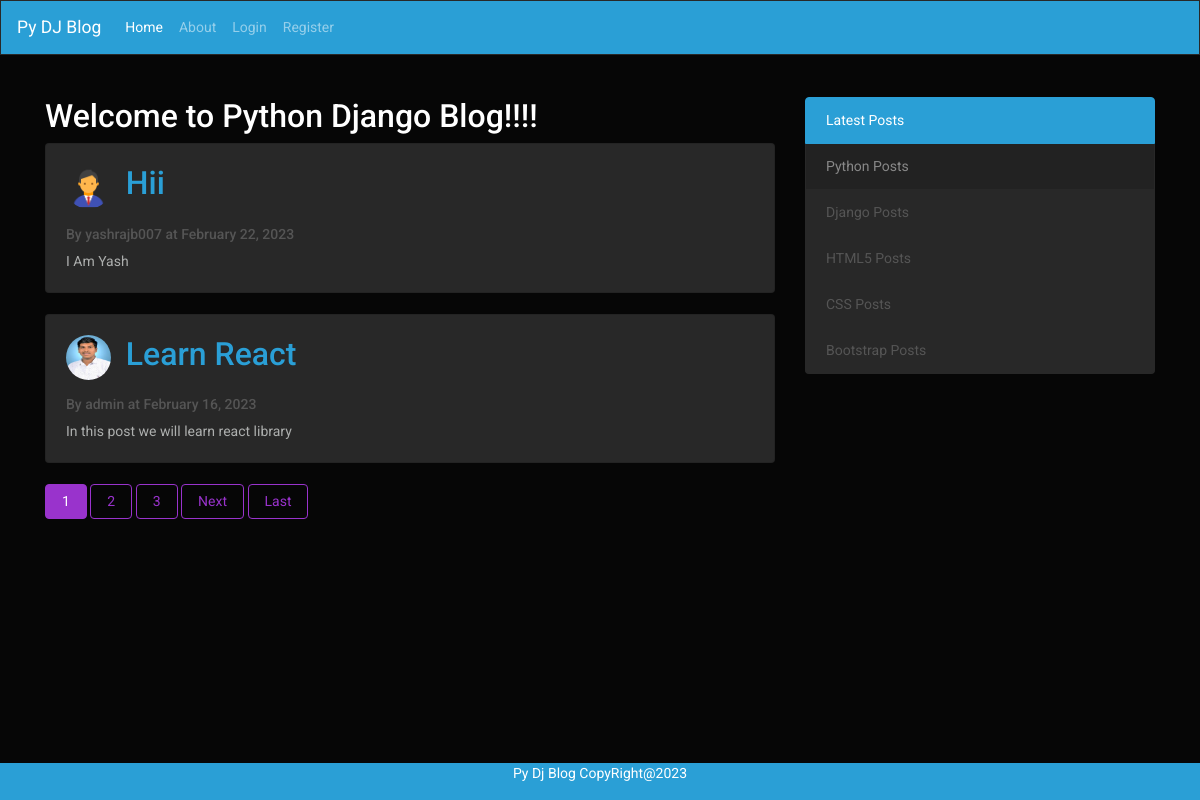
The page / on the database its author committed.
### blog/models.py (models this page shows, shortened)
class Post(models.Model):
    title = models.CharField(max_length=100)
    content = models.TextField()
    date_posted = models.DateTimeField(default=timezone.now)  # possible values - auto_now = True , auto_now_add = True, default
    author = models.ForeignKey(User,on_delete =models.CASCADE)

### users/models.py (models this page shows, shortened)
class Profile(models.Model):
    user = models.OneToOneField(User, on_delete=models.CASCADE)
    image = models.ImageField(default='profile_pics/default.jpg', upload_to='profile_pics')

### blog/views.py (the view)
# urls.py: path('',PostListView.as_view(),name="home"),
class PostListView(ListView):
    model=Post
    template_name= 'home.html' #<app>/<model>_<viewtype>.html
    context_object_name='posts'
    ordering=['-date_posted']
    paginate_by=2

### blog/templates/home.html (shortened to what this page needs)
{% extends 'base.html'%}
{% block content%}
<h4>Welcome to Python Django Blog!!!!</h4>
{% for p in posts %}
<div class="card">
    <div class="card-body">
        <div class="row">
            <div class="col-md-1">
                <img class="rounded-circle" style="width: 45px;height:45px" src="{{ p.author.profile.image.url }}">
            </div>
            <div class="col-md-11">
                <h4><a class="card-title" href="{% url 'post-detail'  p.id %}">{{p.title}}</a></h4>
            </div>
        </div>
        <br>
        <h6 class="card-subtitle mb-2 text-muted">By {{p.author}} at {{p.date_posted |date:"F d, Y"}} <br />
        </h6>
        <p class="card-text" style="width: 550px;">{{p.content}}</p>
    </div>
</div>
<br />
{% endfor %}
{% if is_paginated %}
{% for num in page_obj.paginator.page_range %}
{% if page_obj.number == num %}
<a class="btn btn-info mb-4" href="?page={{ num }}">{{ num }}</a>
{% elif num > page_obj.number|add:'-3' and num < page_obj.number|add:'3' %} <a class="btn btn-outline-info mb-4"
    href="?page={{ num }}">{{ num }}</a>
    {% endif %}
    {% endfor %}
    {% if page_obj.has_next %}
    <a class="btn btn-outline-info mb-4" href="?page={{ page_obj.next_page_number }}">Next</a>
    <a class="btn btn-outline-info mb-4" href="?page={{ page_obj.paginator.num_pages }}">Last</a>
    {% endif %}
    {% endif %}
{% endblock %}

### blog/templates/base.html (shortened to what this page needs)
{% load static %}
<!DOCTYPE html>
<html lang="en">
<head>
    <link rel="stylesheet" type="text/css" href="{% static 'assets/css/bootstrap.min.css'%}">
    <link rel="stylesheet" type="text/css" href="{% static 'assets/css/custom.css'%}">
</head>
<body>
    <nav class="navbar navbar-expand-lg navbar-dark bg-primary">
        <a class="navbar-brand" href="#">Py DJ Blog</a>
        <div class="collapse navbar-collapse" id="navbarColor01">
            <ul class="navbar-nav mr-auto">
                <li class="nav-item active">
                    <a class="nav-link" href="/">Home <span class="sr-only">(current)</span></a>
                </li>
                <li class="nav-item">
                    <a class="nav-link" href="#">About</a>
                </li>
                {% if user.is_authenticated %}
                <li class="nav-item">
                    <a class="nav-link" href="{% url 'profile' %}">Profile</a>
                </li>
                <li class="nav-item">
                    <a class="nav-link" href="{% url 'post-create' %}">Create Post</a>
                </li>
                <li class="nav-item">
                    <a class="nav-link" href="{% url 'logout' %}">logout</a>
                </li>
                <li>
                    <label style="width:250px;color: white;margin-top: 8px;margin-left: 15px;">Welcome - {{user.username}} {{request.user.get_full_name}}</label>
                </li>
                {% else %}
                <li class="nav-item">
                    <a class="nav-link" href="{% url 'login' %}">Login</a>
                </li>
                <li class="nav-item">
                    <a class="nav-link" href="{% url 'register' %}">Register</a>
                </li>
                {% endif %}
            </ul>
        </div>
    </nav>
    <br />
    <br />
    <div class="container">
        <div class="row">
            <div class="col-sm-8">
                {% block content%}
                {% endblock %}
            </div>
            <div class="col-sm-4">
                <div class="list-group">
                    <a href="#" class="list-group-item list-group-item-action active">
                        Latest Posts
                    </a>
                    <a href="#" class="list-group-item list-group-item-action">
                        Python Posts
                    </a>
                    <a href="#" class="list-group-item list-group-item-action disabled">
                        Django Posts
                    </a>
                    <a href="#" class="list-group-item list-group-item-action disabled">
                        HTML5 Posts
                    </a>
                    <a href="#" class="list-group-item list-group-item-action disabled">
                        CSS Posts
                    </a>
                    <a href="#" class="list-group-item list-group-item-action disabled">
                        Bootstrap Posts
                    </a>
                </div>
            </div>
        </div>
    </div>
    <div class="footer">
        <p>Py Dj Blog CopyRight@2023</p>
    </div>
</body>
</html>

### static/assets/css/custom.css (style rules this page uses)
.footer { position: fixed; left: 0; bottom: 0; width: 100%; background-color:#2a9fd6; color: white; text-align: center; }

### rows shown on the page
Post: author.profile.image (placeholder picture), title "Hii", author "yashrajb007", date_posted "February 22, 2023", content "I Am Yash"
Post: author.profile.image (picture), title "Learn React", author "admin", date_posted "February 16, 2023", content "In this post we will learn react library"

### other values the page prints
{{ num }} "1"
{{ num }} "2" "3"
